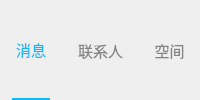
     <widget class="QWidget" name="widget_3" native="true">
      <property name="styleSheet">
       <string notr="true">QWidget#widget_3{
	max-height:37px;
	min-height:37px;
	border-bottom:1px solid rgb(240, 240, 240);
}
QPushButton{
	color: rgb(131, 131, 131);
	border:none;
	font-size:15px;
}
QPushButton:hover{
	color: black;
}
QPushButton:checked{
	color: rgb(18, 183, 245);
	border-bottom:2px solid rgb(18, 183, 245);
}
</string>
      </property>
      <layout class="QHBoxLayout" name="horizontalLayout">
       <property name="spacing">
        <number>28</number>
       </property>
       <property name="leftMargin">
        <number>12</number>
       </property>
       <property name="topMargin">
        <number>0</number>
       </property>
       <property name="rightMargin">
        <number>12</number>
       </property>
       <property name="bottomMargin">
        <number>0</number>
       </property>
       <item>
        <widget class="QPushButton" name="messagePushButton">
         <property name="sizePolicy">
          <sizepolicy hsizetype="Minimum" vsizetype="Preferred">
           <horstretch>0</horstretch>
           <verstretch>0</verstretch>
          </sizepolicy>
         </property>
         <property name="text">
          <string>消息</string>
         </property>
         <property name="checkable">
          <bool>true</bool>
         </property>
         <property name="checked">
          <bool>true</bool>
         </property>
         <property name="autoExclusive">
          <bool>true</bool>
         </property>
        </widget>
       </item>
       <item>
        <widget class="QPushButton" name="contactsPushButton">
         <property name="sizePolicy">
          <sizepolicy hsizetype="Minimum" vsizetype="Preferred">
           <horstretch>0</horstretch>
           <verstretch>0</verstretch>
          </sizepolicy>
         </property>
         <property name="text">
          <string>联系人</string>
         </property>
         <property name="checkable">
          <bool>true</bool>
         </property>
         <property name="autoExclusive">
          <bool>true</bool>
         </property>
        </widget>
       </item>
       <item>
        <widget class="QPushButton" name="spacePushButton">
         <property name="sizePolicy">
          <sizepolicy hsizetype="Minimum" vsizetype="Preferred">
           <horstretch>0</horstretch>
           <verstretch>0</verstretch>
          </sizepolicy>
         </property>
         <property name="text">
          <string>空间</string>
         </property>
         <property name="checkable">
          <bool>true</bool>
         </property>
         <property name="autoExclusive">
          <bool>true</bool>
         </property>
        </widget>
       </item>
      </layout>
     </widget>
